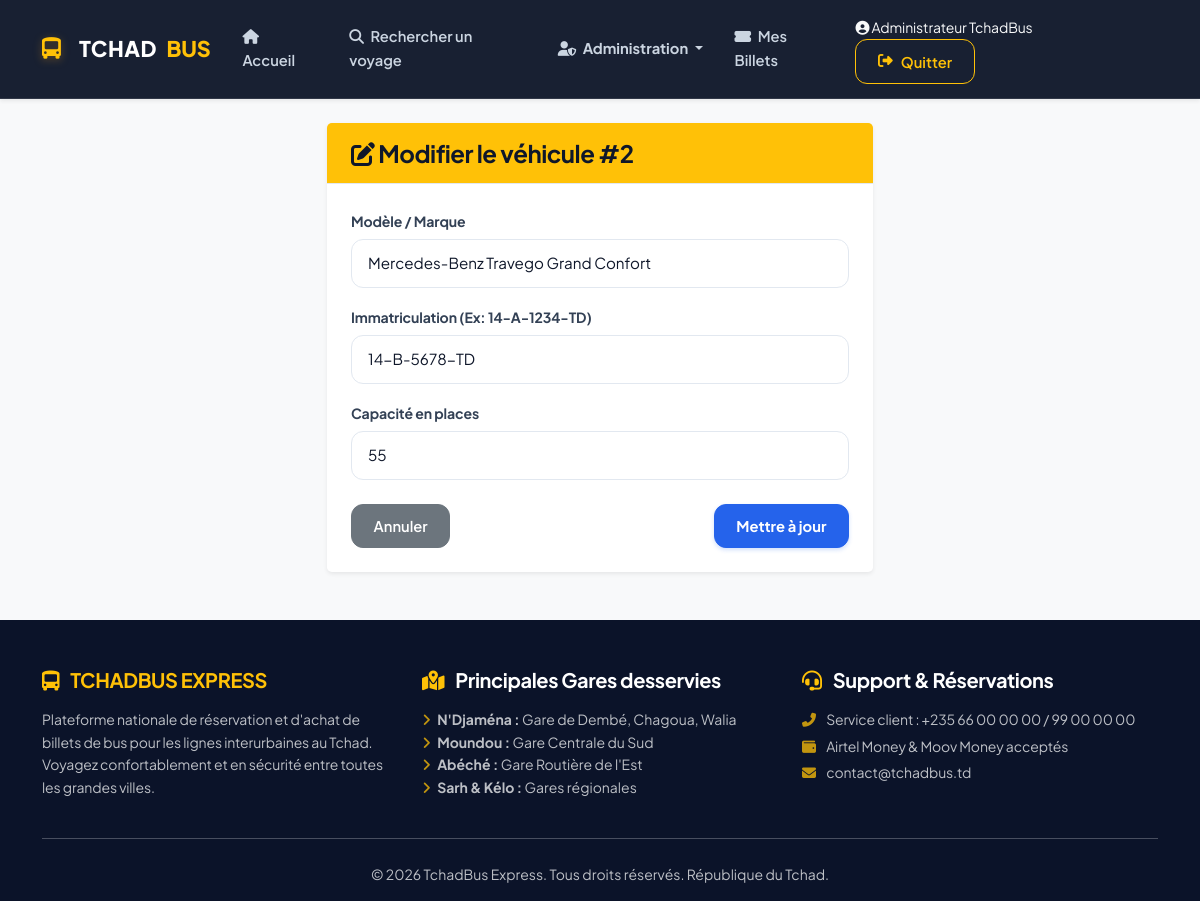
Screenshot of /admin/vehicules/modifier.php?id=2 (signed in) with the database file from the repository.
### tables this page shows
CREATE TABLE IF NOT EXISTS `vehicules` (
  `id` INT AUTO_INCREMENT PRIMARY KEY,
  `marque` VARCHAR(100) NOT NULL,
  `immatriculation` VARCHAR(50) NOT NULL,
  `capacite` INT NOT NULL,
  `climatise` TINYINT(1) DEFAULT 1,
  `created_at` TIMESTAMP DEFAULT CURRENT_TIMESTAMP
);

### admin/vehicules/modifier.php (the view, shortened to what this page needs)
<?php
$database = new Database();
$db = $database->getConnection();
$id = intval($_GET['id']);
$stmt = $db->prepare("SELECT * FROM vehicules WHERE id = :id");
$stmt->execute([':id' => $id]);
$vehicule = $stmt->fetch(PDO::FETCH_ASSOC);
include '../../includes/header.php';
?>
<div class="row justify-content-center">
    <div class="col-md-6">
        <div class="card shadow-sm border-0 rounded-3">
            <div class="card-header bg-warning text-dark py-3">
                <h4 class="mb-0 fw-bold"><i class="fas fa-edit"></i> Modifier le véhicule #<?php echo $vehicule['id']; ?></h4>
            </div>
            <div class="card-body p-4">
                <form method="POST" action="">
                    <div class="mb-3">
                        <label for="marque" class="form-label fw-bold">Modèle / Marque</label>
                        <input type="text" class="form-control" id="marque" name="marque" value="<?php echo htmlspecialchars($vehicule['marque']); ?>" required>
                    </div>
                    <div class="mb-3">
                        <label for="immatriculation" class="form-label fw-bold">Immatriculation (Ex: 14-A-1234-TD)</label>
                        <input type="text" class="form-control" id="immatriculation" name="immatriculation" value="<?php echo htmlspecialchars($vehicule['immatriculation']); ?>" required>
                    </div>
                    <div class="mb-4">
                        <label for="capacite" class="form-label fw-bold">Capacité en places</label>
                        <input type="number" class="form-control" id="capacite" name="capacite" value="<?php echo $vehicule['capacite']; ?>" min="1" max="100" required>
                    </div>
                    <div class="d-flex justify-content-between">
                        <a href="index.php" class="btn btn-secondary">Annuler</a>
                        <button type="submit" class="btn btn-primary fw-bold">Mettre à jour</button>
                    </div>
                </form>
            </div>
        </div>
    </div>
</div>
<?php include '../../includes/footer.php'; ?>

### assets/css/style.css (style rules this page uses)
:root { --primary-color: #2563eb; --primary-hover: #1d4ed8; --primary-light: #eff6ff; --primary-dark: #1e40af; --secondary-color: #0f172a; --secondary-light: #334155; --success-color: #10b981; --success-light: #ecfdf5; --warning-color: #f59e0b; --warning-light: #fffbeb; --danger-color: #ef4444; --danger-light: #fef2f2; --info-color: #06b6d4; --info-light: #ecfeff; --bg-main: #f8fafc; --bg-card: #ffffff; --border-color: #e2e8f0; --border-hover: #cbd5e1; --text-main: #0f172a; --text-muted: #64748b; --text-light: #94a3b8; --shadow-sm: 0 1px 3px rgba(0, 0, 0, 0.05), 0 1px 2px rgba(0, 0, 0, 0.03); --shadow-md: 0 4px 6px -1px rgba(0, 0, 0, 0.06), 0 2px 4px -2px rgba(0, 0, 0, 0.04); --shadow-lg: 0 10px 25px -5px rgba(0, 0, 0, 0.06), 0 8px 10px -6px rgba(0, 0, 0, 0.04); --shadow-xl: 0 20px 35px -5px rgba(37, 99, 235, 0.12), 0 10px 10px -5px rgba(0, 0, 0, 0.03); --radius-sm: 8px; --radius-md: 12px; --radius-lg: 16px; --radius-xl: 24px; --radius-pill: 9999px; --transition-fast: 0.15s ease; --transition-normal: 0.25s cubic-bezier(0.16, 1, 0.3, 1); }
*, *::before, *::after { box-sizing: border-box; }
html { scroll-behavior: smooth; }
body { font-family: 'Plus Jakarta Sans', system-ui, -apple-system, sans-serif; background-color: var(--bg-main); color: var(--text-main); line-height: 1.6; min-height: 100vh; display: flex; flex-direction: column; -webkit-font-smoothing: antialiased; }
h1, h2, h3, h4, h5, h6, .h1, .h2, .h3, .h4, .h5, .h6 { font-weight: 700; color: var(--text-main); letter-spacing: -0.02em; }
p, span, label { letter-spacing: -0.01em; }
.card { background-color: var(--bg-card); border: 1px solid var(--border-color); border-radius: var(--radius-lg); box-shadow: var(--shadow-sm); transition: var(--transition-normal); overflow: hidden; }
.card-header { background-color: #ffffff; border-bottom: 1px solid var(--border-color); padding: 1.25rem 1.5rem; font-weight: 700; }
.card-body { padding: 1.5rem; }
.btn { font-weight: 600; font-size: 0.92rem; padding: 0.65rem 1.35rem; border-radius: var(--radius-md); transition: var(--transition-fast); display: inline-flex; align-items: center; justify-content: center; gap: 0.5rem; }
.btn-primary { background-color: var(--primary-color); border-color: var(--primary-color); color: #ffffff; box-shadow: 0 2px 4px rgba(37, 99, 235, 0.2); }
.form-label { font-weight: 600; font-size: 0.88rem; color: var(--secondary-light); margin-bottom: 0.4rem; }
.form-control, .form-select { font-family: inherit; font-size: 0.95rem; padding: 0.75rem 1rem; border: 1.5px solid var(--border-color); border-radius: var(--radius-md); background-color: #ffffff; color: var(--text-main); transition: var(--transition-fast); }

### rows the page displays
vehicules: id "2", marque "Mercedes-Benz Travego Grand Confort", immatriculation "14-B-5678-TD", capacite "55"

### other values shown
$_SESSION['user_name'] "Administrateur TchadBus"
